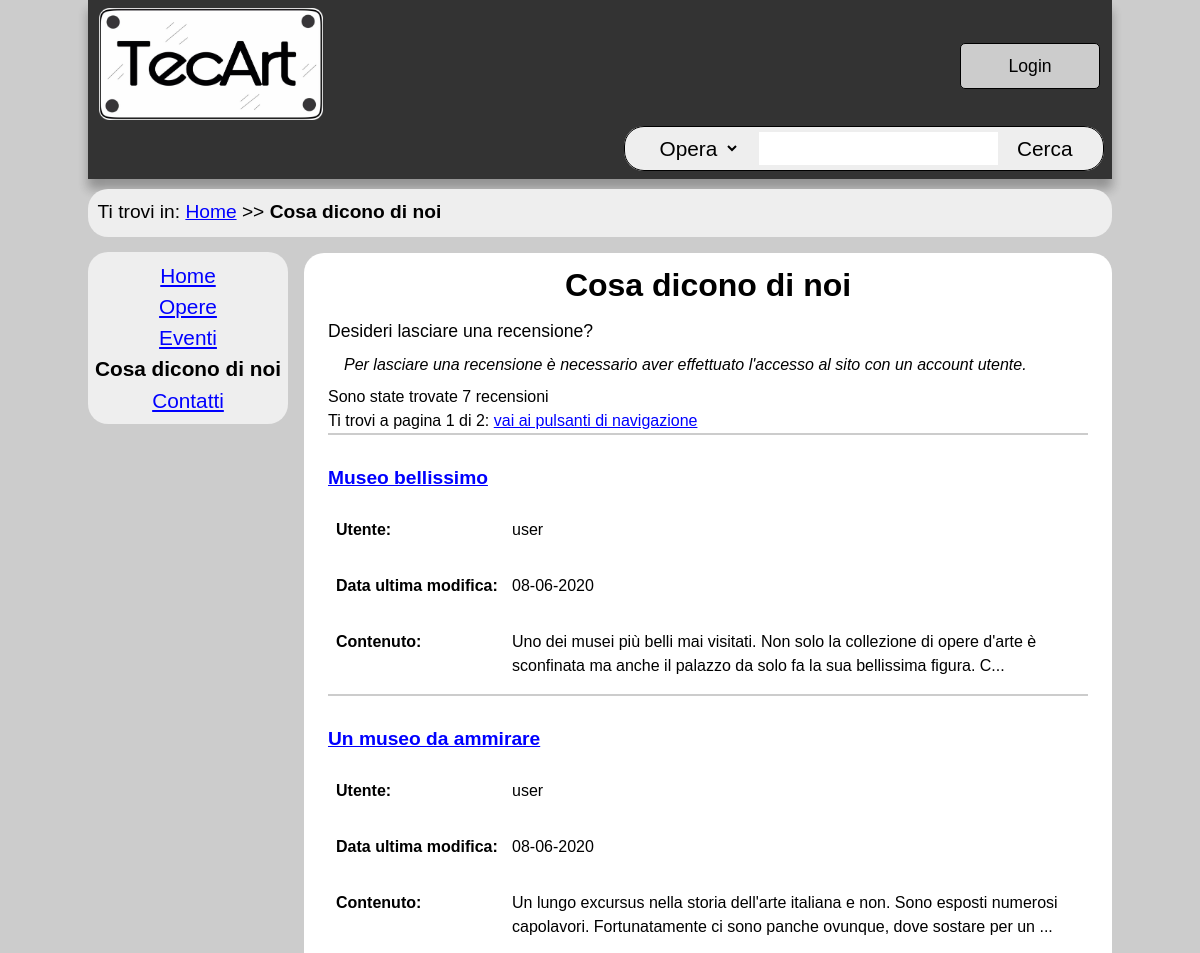
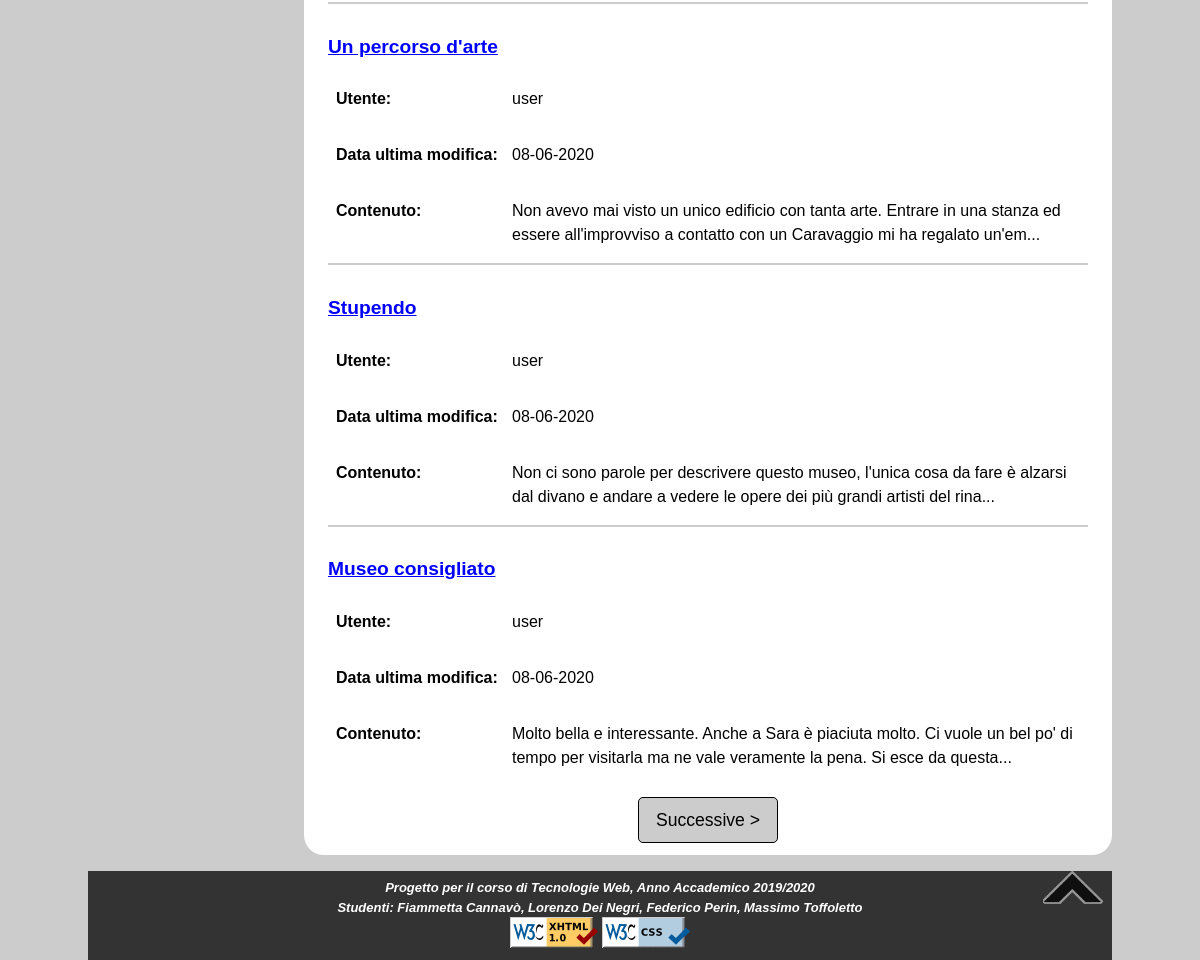
The app's page /Sito/PHP/CosaDiconoDiNoi.php with its own data (2 pictures, top to bottom).
### tables this page shows
CREATE TABLE IF NOT EXISTS `Recensioni` (
  `ID` int(11) NOT NULL AUTO_INCREMENT,
  `Oggetto` varchar(64) NOT NULL,
  `Contenuto` text NOT NULL,
  `DataUltimaModifica` date NOT NULL,
  `Utente` varchar(32) DEFAULT NULL,
  PRIMARY KEY (`ID`),
  KEY `FK_Utente_Recensione` (`Utente`)
);

### Sito/PHP/Repository/ReviewsRepository.php (called while the page is built, shortened)
<?php
require_once('Database/DatabaseAccess.php');
class ReviewsRepository {
    private $dbConnection;
    public function __construct() {
        $this->dbConnection = new DatabaseAccess();
    }
    public function getReviews($offset) {
        $statement = $this->dbConnection->prepareQuery('SELECT * FROM Recensioni ORDER BY DataUltimaModifica DESC LIMIT 5 OFFSET ?;');
        $statement->bind_param('i', $offset);
        return $this->dbConnection->executeSelectStatement($statement);
    }
	public function getReviewsCount() {
        $statement = $this->dbConnection->prepareQuery('SELECT COUNT(*) AS Totale FROM Recensioni;');
        return $this->dbConnection->executeSelectStatement($statement);
    }
}
?>

### Sito/PHP/Database/DatabaseAccess.php (called while the page is built, shortened)
<?php
class DatabaseAccess {
    private $connection;
    public function __construct($database = 'ldeinegr', $pass = 'yee7ooGhaoSh4Iep', $user = 'ldeinegr', $host = 'localhost') {
        if (!($this->connection = @new mysqli($host, $user, $pass, $database))) {
            error_log('Error number: ' . $this->connection->connect_errno . ' Error message: ' . $this->connection->connect_error);
            echo 'I dati non sono al momento disponibili. Se l\'errore persiste si prega di segnalarlo al supporto tecnico.';
        }
    }
    public function prepareQuery($query) {
        return @$this->connection->prepare($query);
    }
    public function executeSelectStatement($statement) {
        @$statement->execute();
        $result = @$statement->get_result();
        return $result;
    }
}
?>

### Sito/PHP/Utilities/DateUtilities.php (called while the page is built, shortened)
<?php
class DateUtilities {
    public static function englishItalianDate($string_date) {
        $timestamp = strtotime($string_date);
        return date('d-m-Y', $timestamp);
    }
}
?>

### Sito/PHP/Utilities/InputCheckUtilities.php (the view, shortened to what this page needs)
<?php
class InputCheckUtilities {
    private static function englishWordsReplace($string) {
        $string = str_replace('[en]', '<span xml:lang="en">', $string);
        $string = str_replace('[/en]', '</span>', $string);
        return $string;
    }
    private static function frenchWordsReplace($string) {
        $string = str_replace('[fr]', '<span xml:lang="fr">', $string);
        $string = str_replace('[/fr]', '</span>', $string);
        return $string;
    }
    private static function deutschWordsReplace($string) {
        $string = str_replace('[de]', '<span xml:lang="de">', $string);
        $string = str_replace('[/de]', '</span>', $string);
        return $string;
    }
    private static function spanishWordsReplace($string) {
        $string = str_replace('[es]', '<span xml:lang="es">', $string);
        $string = str_replace('[/es]', '</span>', $string);
        return $string;
    }
    private static function foreignWordsReplace($string) {
        $string = self::englishWordsReplace($string);
        $string = self::frenchWordsReplace($string);
        $string = self::deutschWordsReplace($string);
        $string = self::spanishWordsReplace($string);
        return $string;
    }
    public static function prepareStringForDisplay($string) {
        $string = htmlentities($string);
        $string = self::foreignWordsReplace($string);
        return $string;
    }
}
?>

### Sito/PHP/CosaDiconoDiNoi.php (shortened to what this page needs)
<?php
require_once ('Controller/LoginController.php');
require_once ('Controller/ReviewsController.php');
$controller = new ReviewsController();
$reviews_count = $controller->getReviewsCount();
if($reviews_count == 1) {
    $reviews_count_found = '<p> È stata trovata ' . $reviews_count . ' recensione </p>';
} else {
    $reviews_count_found = '<p> Sono state trovate ' . $reviews_count . ' recensioni </p>';
}
if (!isset($_GET['page'])) {
    $page = 1;
} elseif (($_GET['page'] < 1) || (($_GET['page'] - 1) > ($reviews_count / 5))) {
    header('Location: Errore.php');
} else {
    $page = intval($_GET['page']);
}
$review_clause = '';
$leave_review = '';
if (!LoginController::isAuthenticatedUser()) {
    $review_clause = 'Per lasciare una recensione è necessario aver effettuato l\'accesso al sito con un <span xml:lang="en">account</span> utente.';
} else if (LoginController::isAdminUser()) {
    $review_clause = 'Non è possibile lasciare una recensione se è stato fatto l\'accesso con un <span xml:lang="en">account</span> amministratore.';
} else {
    $leave_review = '<a id="reviewButton" class="button" href="LasciaUnaRecensione.php" title="Pagina di scrittura di una recensione" role="button" aria-label="Vai alla pagina di scrittura della recensione" rel="nofollow">Lascia una recensione</a>';
}
if ($reviews_count > 0) {
    $number_pages = intval(ceil($reviews_count / 5));
    $offset = ($page - 1) * 5;
    if ($page === 1) {
        if ($number_pages === 1){
            $reviews_list = '<dl class="clickableList">' . $controller->getReviews($offset, 'buttonBackUp') . '</dl>';
        } else {
            $reviews_list = '<dl class="clickableList">' . $controller->getReviews($offset, 'buttonNext') . '</dl>';
        }
    } else {
        $reviews_list = '<dl class="clickableList">' . $controller->getReviews($offset, 'buttonBack') . '</dl>';
    }
    $navigation_reviews_buttons = '<p class="buttonPosition">';
    if (($page * 5) < $reviews_count) {
        $navigation_reviews_buttons .= '<a id="buttonNext" class="button" href="?page=' . ($page + 1) . '" title="Vai alle recensioni successive" role="button" aria-label="Vai alle recensioni successive"> Successive &gt;</a>';
    }
    $navigation_reviews_buttons .= '</p>';
    if ($number_pages > 1) {
        if ($page === 1) {
            $skip_reviews = '<p class="skipDown">Ti trovi a pagina ' . $page . ' di ' . $number_pages . ':' . '</p> <a class="disable" href="#buttonNext">vai ai pulsanti di navigazione</a>';
        } else {
            $skip_reviews = '<p class="skipDown">Ti trovi a pagina ' . $page . ' di ' . $number_pages . ':' . '</p> <a class="disable" href="#buttonBack">vai ai pulsanti di navigazione</a>';
        }
    } else {
        $skip_reviews = '<p>Ti trovi a pagina ' . $page . ' di ' . $number_pages . '.';
    }
} else {
    unset($controller);
    $skip_reviews = '';
    $reviews_list = '';
    $navigation_reviews_buttons = '';
}
$document = file_get_contents('../HTML/CosaDiconoDiNoi.html');
$login = LoginController::getAuthenticationMenu();
$document = str_replace("<span id='loginMenuPlaceholder'/>", $login, $document);
$document = str_replace("<span id='clausePlaceholder'/>", $review_clause, $document);
$document = str_replace("<span id='leaveReviewPlaceholder'/>", $leave_review, $document);
$document = str_replace("<span id='skipReviewsPlaceholder'/>", $skip_reviews, $document);
$document = str_replace("<span id='reviewsNumberPlaceholder'/>", $reviews_count_found, $document);
$document = str_replace("<span id='reviewsListPlaceholder'/>", $reviews_list, $document);
$document = str_replace("<span id='navigationReviewsButtonPlaceholder'/>", $navigation_reviews_buttons, $document);
echo $document;
?>

### Sito/PHP/Controller/ReviewsController.php (shortened to what this page needs)
<?php
require_once ('Repository/ReviewsRepository.php');
require_once ('Utilities/DateUtilities.php');
require_once ('Utilities/InputCheckUtilities.php');
class ReviewsController {
    private $reviews;
    public function __construct() {
        $this->reviews = new ReviewsRepository();
    }
	public function getReviewsCount() {
        $result_set = $this->reviews->getReviewsCount();
        $count = $result_set->fetch_assoc()['Totale'];
        return $count;
    }
    public function getReviews($offset, $button) {
        $result_set = $this->reviews->getReviews($offset);
        $id = 'review';
        $counter = 1;
        $content = '';
        while($row = $result_set->fetch_assoc()) {
            $content .= '
                <dt id="' . $id . $counter . '" class="titleDef">
                    <a href="Recensione.php?id=' . $row['ID'] . '" title="Vai alla recensione" aria-label="Vai alla recensione">' . InputCheckUtilities::prepareStringForDisplay($row['Oggetto']) . '</a>
                </dt>
                <dd>
                    <a href="#' . ($result_set->num_rows == $counter ? $button : $id . ($counter + 1)) . '" class="skipInformation" title="Vai alla recensione successiva" aria-label="Vai alla recensione successiva">Vai alla recensione successiva</a>
                    <dl>
                        <dt class="inlineDef">
                            Utente:
                        </dt>
                        <dd class="definition">
                            ' . InputCheckUtilities::prepareStringForDisplay($row['Utente']) . '
                        </dd>
                        <dt class="inlineDef">
                            Data ultima modifica:
                        </dt>
                        <dd class="definition">
                            ' . DateUtilities::englishItalianDate($row['DataUltimaModifica']) . '
                        </dd>
                        <dt class="inlineDef">
                            Contenuto:
                        </dt>
                        <dd class="definition">
                            ' . InputCheckUtilities::prepareStringForDisplay(substr($row['Contenuto'], 0, 150) . (strlen($row['Contenuto']) > 150 ? '...' : '')). '
                        </dd>
                    </dl>
                </dd>
            ';
            $counter++;
        }
        return $content;
    }
}
?>

### Sito/PHP/Controller/LoginController.php (shortened to what this page needs)
<?php
class LoginController {
    public static function getAuthenticationMenu($isNotUserArea = true) {
        if (isset($_SESSION['username'])) {
            if($isNotUserArea) {
                $login = '<div id="loginMenu">
                        <ul class="list">
                            <li>
                                <a id="areaPersonale" class="button" href="AreaPersonale.php" title="Vai alla pagina dell\'area personale" role="button" aria-label="Vai alla pagina dell\'area personale" rel="nofollow">
                                    Area personale
                                </a>
                            </li>
                            <li>
                                <a id="logout" class="button" href="Logout.php" title="Esci dal tuo profilo" role="button" aria-label="Esci dal tuo profilo" xml:lang="en">
                                    Logout
                                </a>
                            </li>
                        </ul>
                      </div>';
            } else {
                $login = '<div id="loginMenu">
                            <a id="logout" class="button" href="Logout.php" title="Esci dal tuo profilo" role="button" aria-label="Esci dal tuo profilo" xml:lang="en">
                                Logout
                            </a>
                          </div>';
            }
        } else {
            $login = '<div id="loginMenu">
                        <a id="loginButton" class="button" href="Login.php" title="Vai alla pagina di login" role="button" aria-label="Vai alla pagina di login" xml:lang="en">
                            Login
                        </a>
                      </div>';
        }
        return $login;
    }
    public static function isAuthenticatedUser() {
        return isset($_SESSION['username']);
    }
}
?>

### Sito/CSS/Style.css (style rules this page uses)
* { padding: 0; margin: 0; font-family: Arial, Helvetica, sans-serif; box-sizing: border-box; line-height: 1.5em; max-width: 1024px; word-wrap: break-word; }
html, body { margin: auto; min-width: 380px; background-color: #cccccc; }
a { color: #00f; }
#header { background-color: #333; padding: 0.5em; box-shadow: 0 10px 10px 0 rgba(0, 0, 0, 0.1), 0 10px 10px 0 rgba(0, 0, 0, 0.2); }
#searchBox { border: 1px solid #000; background-color: #eeeeee; border-radius: 20px; clear: both; margin: auto; text-align: center; white-space: nowrap; }
#searchText { border: 0; margin-top: 0.2em; margin-bottom: 0.2em; font-size: 1.4em; width: 50%; }
#buttonSubmit { cursor: pointer; border: 0; font-size: 1.3em; margin-left: 3%; background: none; }
.backgroundImage { display: block; background-repeat: no-repeat; background-position: center; white-space: nowrap; overflow: hidden; background-size: contain; }
#logoImage { float: left; background-image: url('../Images/logo.png'); color:white; text-indent: 100%; height: 3.1em; width: 39%; margin-top: 0.3em; }
#breadcrumbs { background-color: #eee; border-radius: 20px; color: #000; font-size: 1.2em; margin: 0.5em 0 0.7em 0; padding: 0.5em; }
.userButton a, .skipDown { display: inline-block; }
#loginMenu a { float: right; width: 27%; }
#loginButton { margin-top: 2em; }
#menu { display: none; background-color: #eee; border-radius: 20px; white-space: nowrap; margin-bottom: 1em; }
#menu ul { text-align: center; padding: 0.5em 0; }
#content { background-color: #fff; color: #000; border-radius: 20px; margin: 1em 0; padding: 0.5em 1.5em; }
#content dt { font-weight: bold; }
.inlineDef { margin: 1em 0 0 0.5em; float: left; }
.titleDef { padding: 1.5em 0 0.5em 0; font-size: 1.2em; border-top: 2px solid #ccc; }
.definition, .definitionOpera, .definitionOpere { padding: 1em 0 1em 11.5em; }
#filterSearch, .filter { margin: 0 2%; background: none; font-size: 1em; }
#filterSearch { border: 0; margin: 0 3% 0 0; font-size: 1.3em; }
.list, .error, .success, .separation, .userButton, #menu ul, .buttonPosition { list-style-type: none; }
.clause { clear: right; padding: 0 1em; font-style: italic; margin-bottom: 0.5em; }
.labelPosition, .clause { display: block; }
#buttonBackUp { position: fixed; background-image: url("../Images/TornaSu.png"); bottom: 3em; right: 6em; color: transparent; opacity: 0.7; height: 3em; }
.button { display: inline-block; text-align: center; text-decoration: none; color: #000; outline: none; cursor: pointer; border-radius: 5px; background-color: #ccc; padding: 0.5em 0; margin: 0.2em; width: 8em; border: 1px solid #000; font-size: 1.1em; }
.buttonPosition { text-align: center; border-style: none; margin-top: 0.5em; }
.title { text-align: center; font-size: 2em; }
.paragraph { font-size: 1.1em; padding: 0.5em 0; }
#footer { clear: both; border-top: 1px solid #333; background-color: #333; color: #fff; font-style: italic; font-weight: bold; font-size: small; text-align: center; padding: 0.5em; }
@media screen and (min-width: 700px) { #searchBox { width: 30em; } }
@media screen and (min-width: 700px) { #logoImage { height: 3.5em; width: 7.2em; margin:0 0 0.2em 0; } }
@media screen and (min-width: 700px) { #menu { display: block; } }
@media screen and (min-width: 700px) { #menu li { font-size: 1.3em; display: inline-block; margin-left: 2%; } }
@media screen and (min-width: 700px) { #loginMenu a { width: 8em; clear: right; } }
@media screen and (min-width: 830px) { #header { height: 11.2em; } }
@media screen and (min-width: 830px) { #searchBox { float: right; } }
@media screen and (min-width: 830px) { #menu { float: left; width: 12.5em; margin-top: 0.1em; } }
@media screen and (min-width: 830px) { #menu li { display: block; margin:auto; } }
@media screen and (min-width: 830px) { #content { margin-left: 13.5em; min-height: 10.6em; } }

### records on screen
recensioni: Oggetto "Museo bellissimo user Uno dei musei più belli mai visitati. Non solo la collezione di opere d'arte è sconfinata ma anche il palazzo da solo fa la sua bellissima figura. C...", DataUltimaModifica "08-06-2020"
recensioni: Oggetto "Un museo da ammirare user Un lungo excursus nella storia dell'arte italiana e non. Sono esposti numerosi capolavori. Fortunatamente ci sono panche ovunque, dove sostare per un ...", DataUltimaModifica "08-06-2020"
recensioni: Oggetto "Un percorso d'arte user Non avevo mai visto un unico edificio con tanta arte. Entrare in una stanza ed essere all'improvviso a contatto con un Caravaggio mi ha regalato un'em...", DataUltimaModifica "08-06-2020"
recensioni: Oggetto "Stupendo user Non ci sono parole per descrivere questo museo, l'unica cosa da fare è alzarsi dal divano e andare a vedere le opere dei più grandi artisti del rina...", DataUltimaModifica "08-06-2020"
recensioni: Oggetto "Museo consigliato user Molto bella e interessante. Anche a Sara è piaciuta molto. Ci vuole un bel po' di tempo per visitarla ma ne vale veramente la pena. Si esce da questa...", DataUltimaModifica "08-06-2020"

### other values on screen
$reviews_count "7"
$page "1"
$number_pages "2"
